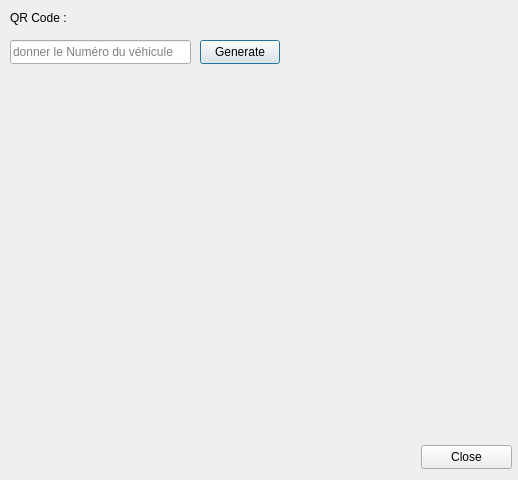
<?xml version="1.0" encoding="UTF-8"?>
<ui version="4.0">
 <class>QRCodeDialog</class>
 <widget class="QDialog" name="QRCodeDialog">
  <property name="geometry">
   <rect>
    <x>0</x>
    <y>0</y>
    <width>518</width>
    <height>480</height>
   </rect>
  </property>
  <property name="windowTitle">
   <string>Dialog</string>
  </property>
  <widget class="QLabel" name="label">
   <property name="geometry">
    <rect>
     <x>10</x>
     <y>10</y>
     <width>161</width>
     <height>16</height>
    </rect>
   </property>
   <property name="text">
    <string>QR Code :</string>
   </property>
  </widget>
  <widget class="QLabel" name="qrCodeLabel">
   <property name="geometry">
    <rect>
     <x>110</x>
     <y>120</y>
     <width>361</width>
     <height>291</height>
    </rect>
   </property>
   <property name="text">
    <string/>
   </property>
  </widget>
  <widget class="QPushButton" name="generateButton">
   <property name="geometry">
    <rect>
     <x>200</x>
     <y>40</y>
     <width>80</width>
     <height>24</height>
    </rect>
   </property>
   <property name="text">
    <string>Generate</string>
   </property>
  </widget>
  <widget class="QPushButton" name="pushButton">
   <property name="geometry">
    <rect>
     <x>421</x>
     <y>445</y>
     <width>91</width>
     <height>24</height>
    </rect>
   </property>
   <property name="text">
    <string>Close</string>
   </property>
  </widget>
  <widget class="QLineEdit" name="idLineEdit">
   <property name="geometry">
    <rect>
     <x>10</x>
     <y>40</y>
     <width>181</width>
     <height>24</height>
    </rect>
   </property>
   <property name="text">
    <string/>
   </property>
   <property name="placeholderText">
    <string>donner le Numéro du véhicule</string>
   </property>
  </widget>
 </widget>
 <resources/>
 <connections/>
</ui>
